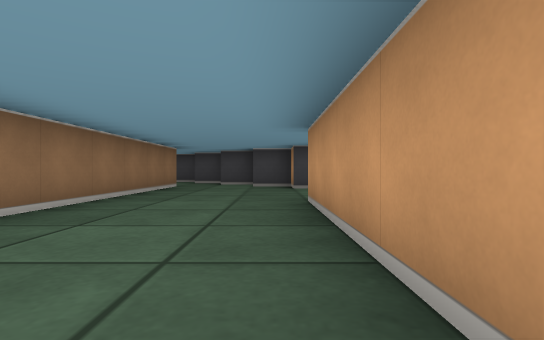
View 1 (above)

23 first-person views from a walk through a cub3D level. The camera is about half as high as the walls, looks level and sees 80° across. The floor is counted in squares. Each view is taken from the middle of a square. On the plan, view 1 faces up. The plan holds only what a view shows up to about 9 squares ahead; the rest is blank.

View 2
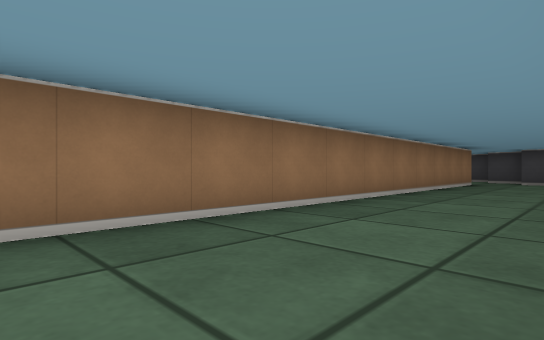

View 3
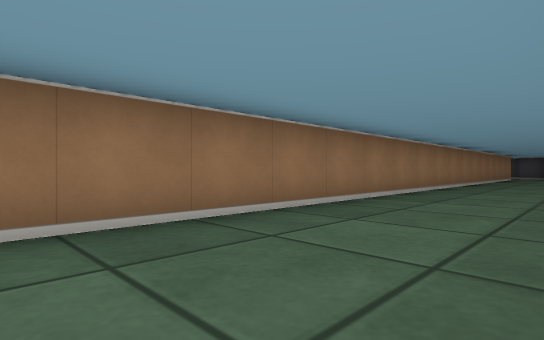

View 4
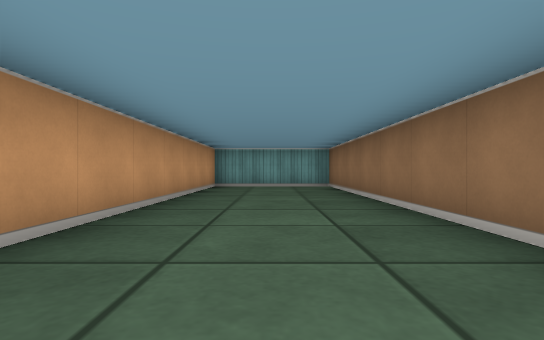

View 5
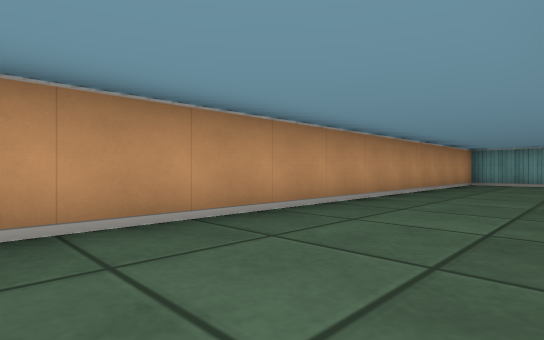

View 6
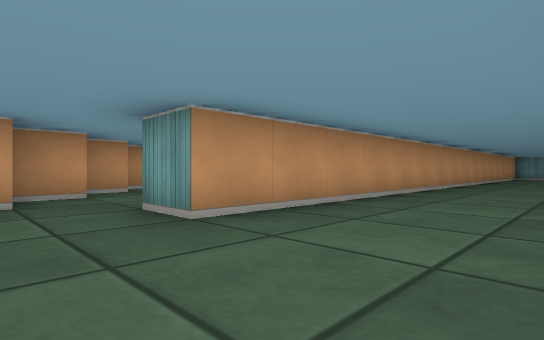

View 7
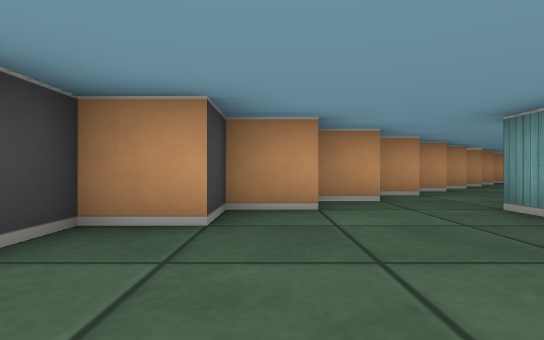

View 8
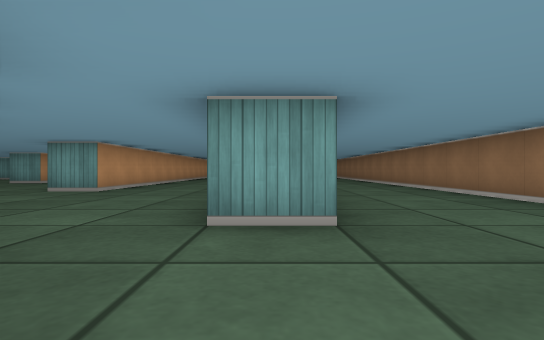

View 9
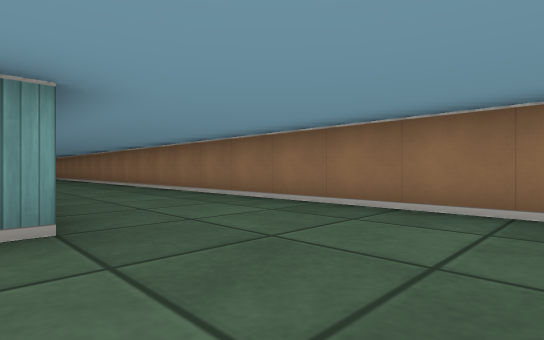

View 10
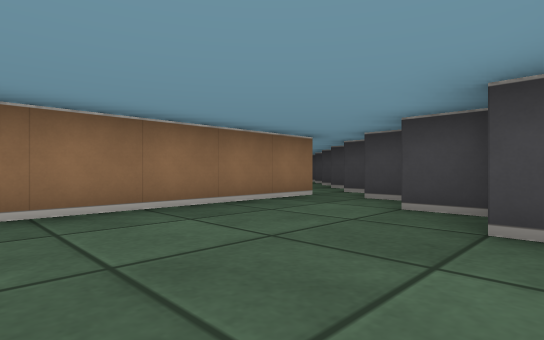

View 11
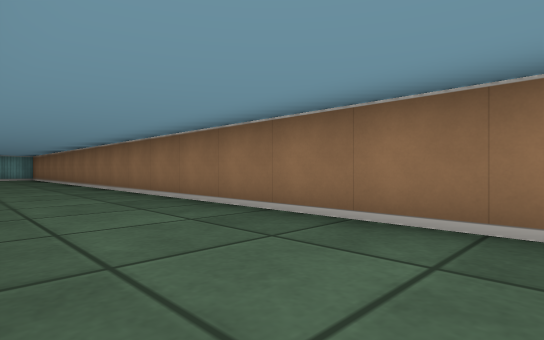

View 12
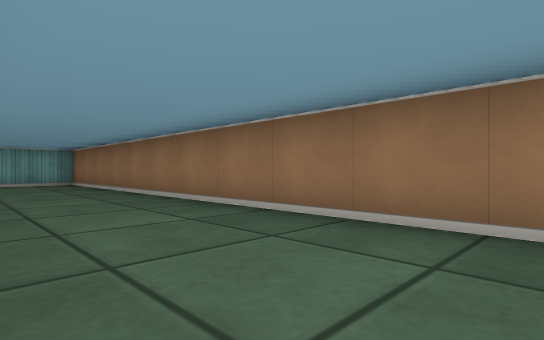

View 13
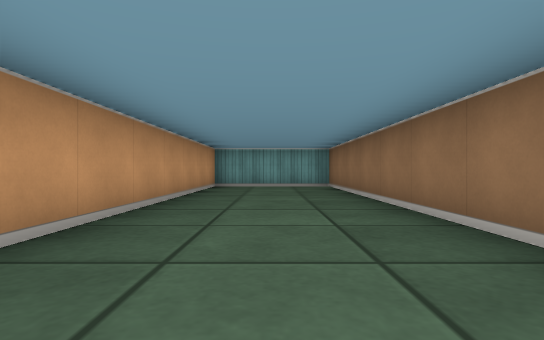

View 14
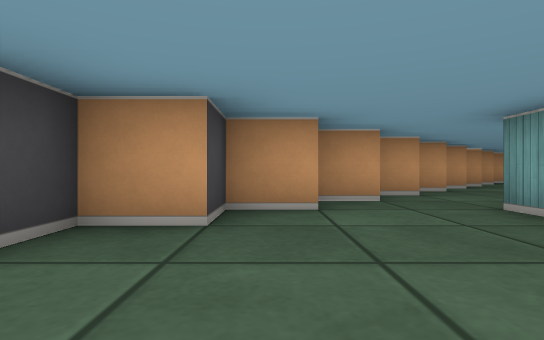

View 15
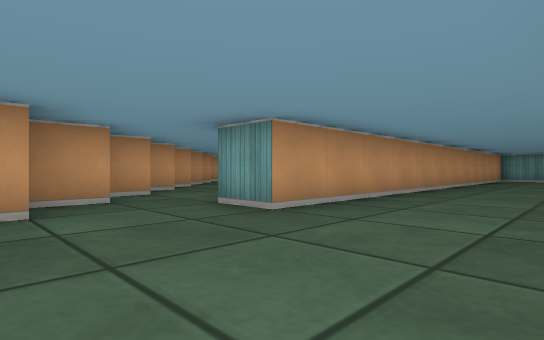

View 16
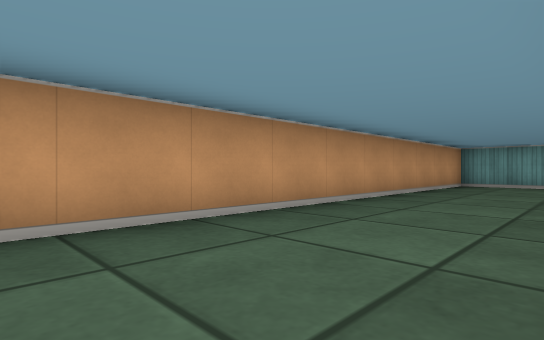

View 17
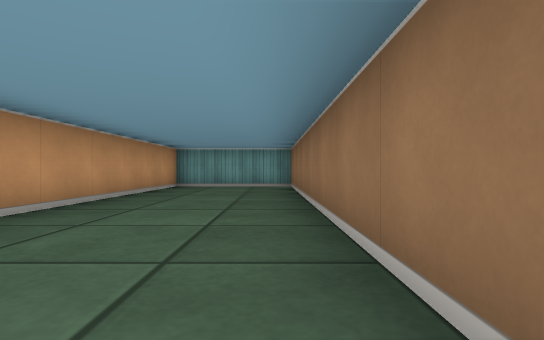

View 18
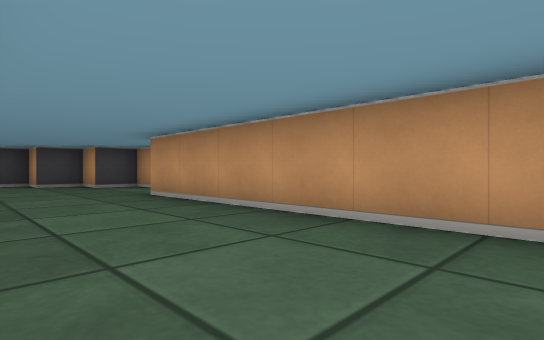

View 19
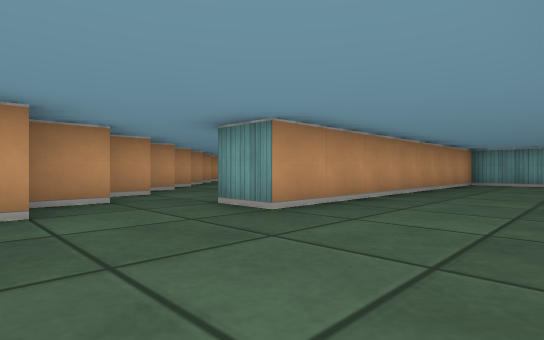

View 20
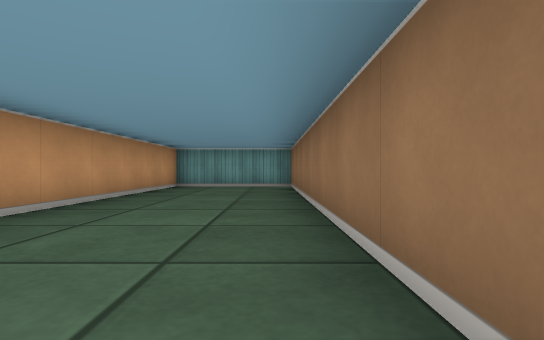

View 21
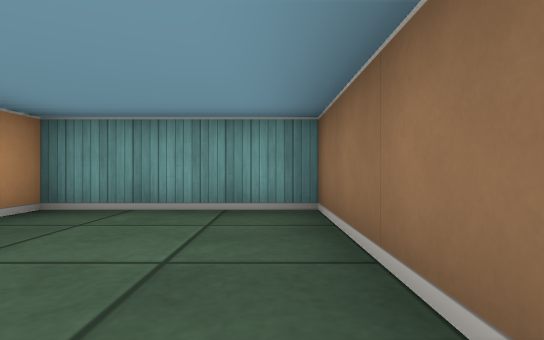

View 22
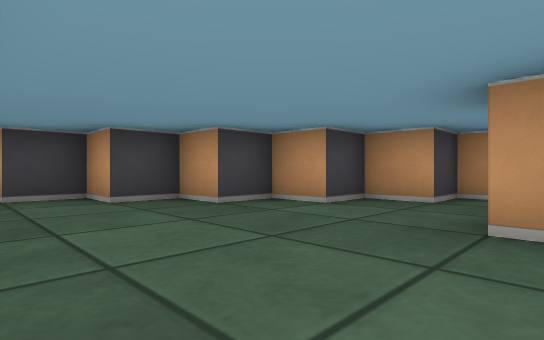

View 23
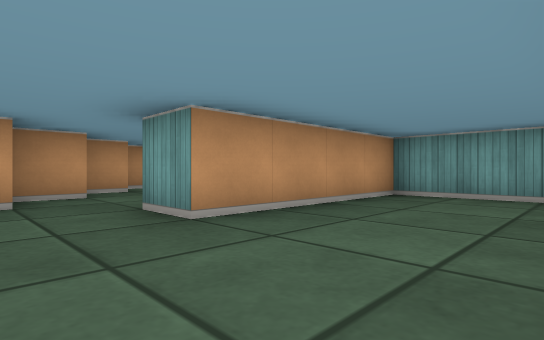

### Floor plan
Points are (right, up) in squares from view 1. A wall is a line through its corners. A room is listed if a view was taken in it or the views show most of it. See-through windows are left out.
Room 1 (views 1, 2, 3, 4, 5, 6, 7)
walls: (3.5, 4.4) (3.5, 5.5); (2.5, 5.5) (2.5, 6.4); (1.5, 6.4) (1.5, 7.5) (0.5, 7.5) (0.5, 8.5) (-0.5, 8.5); (-2.5, 8.5) (-2.5, -11.5) (0.5, -11.5) (0.5, 4.5) (1.5, 4.5)
ways out: opening at (-1.5, 9) to room 2; opening at (2.5, 5) to room 3
Room 2 (views 8, 9, 10, 11, 12, 13)
walls: (-3.5, 8.5) (-2.5, 8.5); (-3.6, 12.5) (-4.5, 12.5); (-4.9, 13.5) (-5.5, 13.5); (-6.5, 13.5) (-6.5, -11.5) (-3.5, -11.5) (-3.5, -4.8); (-6, 14.5) (-6.5, 14.5)
ways out: opening at (-1.5, 9) to room 1; opening at (-7, 14)
Room 3 (views 14, 15, 16, 17)
walls: (1.5, -3.5) (1.5, -11.5) (4.5, -11.5) (4.5, 0.5) (5.5, 0.5); (6.5, 1.5) (6.5, 2.4); (7.5, 0.5) (7.5, 1.5) (6.9, 1.5); (5.5, 2.4) (5.5, 3.5) (4.5, 3.5) (4.5, 4.5) (3.8, 4.5)
ways out: opening at (2.5, 5) to room 1; opening at (6.5, 1) to room 4
Room 4 (views 18, 19, 20, 21)
walls: (5.5, -3.5) (5.5, -11.5) (8.5, -11.5) (8.5, -3.5) (9.5, -3.5); (9.5, -1.6) (9.5, -0.5) (8.5, -0.5) (8.5, 0.5) (7.5, 0.5); (11.5, -3.5) (11.5, -2.5) (10.5, -2.5) (10.5, -1.6)
ways out: opening at (6.5, 1) to room 3; opening at (10.5, -3) to room 5
Room 5 (views 22, 23)
walls: (15.5, -7.5) (15.5, -6.5) (14.5, -6.5) (14.5, -5.5) (13.5, -5.5) (13.5, -4.5) (12.5, -4.5) (12.5, -3.5) (11.5, -3.5); (10.4, -11.5) (12.5, -11.5) (12.5, -7.5) (13.5, -7.5)
ways out: opening at (10.5, -3) to room 4; opening at (14.5, -7)

Where each view was taken, in squares from view 1:
view 1: 0 up, 0 right, facing up
view 2: 2 down, 0 right, facing up-left
view 3: 8 down, 0 right, facing up-left
view 4: 3 down, 1 left, facing down
view 5: 1 down, 2 left, facing down-right
view 6: 6 up, 2 left, facing down-right
view 7: 7 up, 2 left, facing right
view 8: 11 up, 3 left, facing down
view 9: 11 up, 3 left, facing down-left
view 10: 9 up, 3 left, facing up-left
view 11: 5 up, 4 left, facing down-left
view 12: 1 down, 4 left, facing down-left
view 13: 3 down, 5 left, facing down
view 14: 3 up, 2 right, facing right
view 15: 3 up, 2 right, facing down-right
view 16: 2 down, 2 right, facing down-right
view 17: 3 down, 2 right, facing down
view 18: 9 down, 6 right, facing up-right
view 19: 1 down, 6 right, facing down-right
view 20: 3 down, 6 right, facing down
view 21: 8 down, 6 right, facing down
view 22: 8 down, 10 right, facing up-right
view 23: 6 down, 10 right, facing down-right
